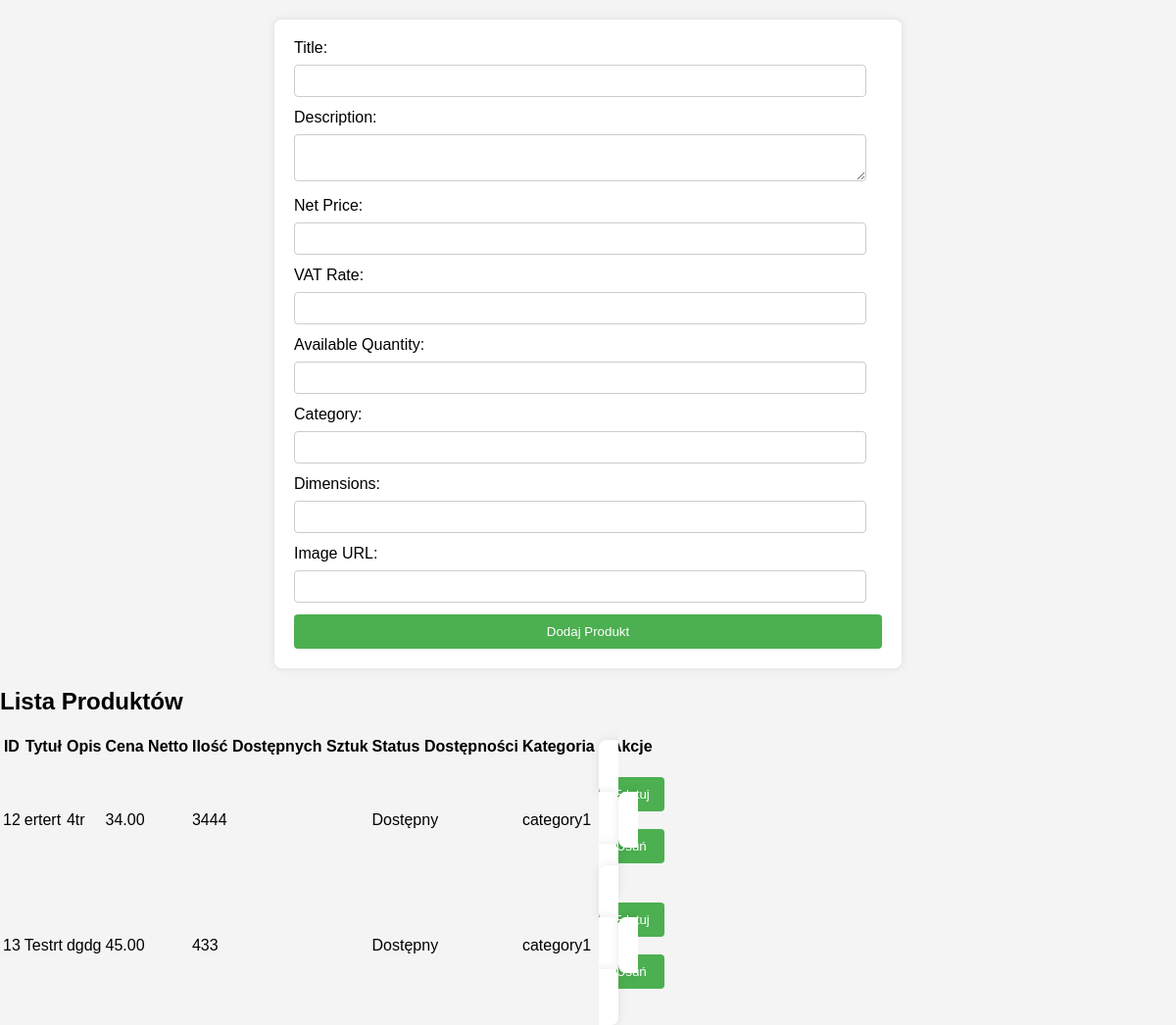
Screenshot of /lab11/php/produkt.php (signed in) with the database file from the repository.
### tables this page shows
CREATE TABLE `products` (
  `id` int(11) NOT NULL,
  `title` varchar(255) NOT NULL,
  `description` text DEFAULT NULL,
  `created_at` timestamp NOT NULL DEFAULT current_timestamp(),
  `modified_at` timestamp NOT NULL DEFAULT current_timestamp() ON UPDATE current_timestamp(),
  `expiration_date` date DEFAULT NULL,
  `net_price` decimal(10,2) NOT NULL,
  `vat_rate` decimal(5,2) NOT NULL,
  `available_quantity` int(11) NOT NULL,
  `availability_status` tinyint(1) NOT NULL,
  `category` varchar(50) DEFAULT NULL,
  `dimensions` varchar(50) DEFAULT NULL,
  `image_url` varchar(255) DEFAULT NULL
);

### lab11/php/products.php (the view, shortened to what this page needs)
<?php
function PokazProdukty() {
    global $con;
    $query = "SELECT * FROM products";
    $result = mysqli_query($con, $query);
    if ($result) {
        echo '<h2>Lista Produktów</h2>';
        echo '<table>
                <tr>
                    <th>ID</th>
                    <th>Tytuł</th>
                    <th>Opis</th>
                    <th>Cena Netto</th>
                    <th>Ilość Dostępnych Sztuk</th>
                    <th>Status Dostępności</th>
                    <th>Kategoria</th>
                    <th>Akcje</th>
                </tr>';
        while ($row = mysqli_fetch_assoc($result)) {
            echo '<tr>
                    <td>' . $row['id'] . '</td>
                    <td>' . $row['title'] . '</td>
                    <td>' . $row['description'] . '</td>
                    <td>' . $row['net_price'] . '</td>
                    <td>' . $row['available_quantity'] . '</td>
                    <td>' . ($row['availability_status'] ? 'Dostępny' : 'Niedostępny') . '</td>
                    <td>' . $row['category'] . '</td>
                    <td>
                        <form action="produkt.php" method="post" style="display:inline;">
                            <input type="hidden" name="action" value="editProduct">
                            <input type="hidden" name="id" value="' . $row['id'] . '">
                            <input type="submit" value="Edytuj">
                        </form>
                        <form action="produkt.php" method="post" style="display:inline;">
                            <input type="hidden" name="action" value="deleteProduct">
                            <input type="hidden" name="id" value="' . $row['id'] . '">
                            <input type="submit" value="Usuń">
                        </form>
                    </td>
                </tr>';
        }
        echo '</table>';
    } else {
        echo 'Błąd przy pobieraniu danych z bazy danych.';
    }
}
?>

### lab11/css/style_product.css (style rules this page uses)
body { font-family: 'Arial', sans-serif; background-color: #f4f4f4; margin: 0; padding: 0; }
form { max-width: 600px; margin: 20px auto; background-color: #fff; padding: 20px; border-radius: 8px; box-shadow: 0 0 10px rgba(0, 0, 0, 0.1); }
input[type="submit"] { background-color: #4caf50; color: #fff; padding: 10px 15px; border: none; border-radius: 4px; cursor: pointer; display: block; width: 100%; }

### rows the page displays
products: id "12", title "ertert", description "4tr", net_price "34.00", available_quantity "3444", availability_status "Dostępny", category "category1"
products: id "13", title "Testrt", description "dgdg", net_price "45.00", available_quantity "433", availability_status "Dostępny", category "category1"
